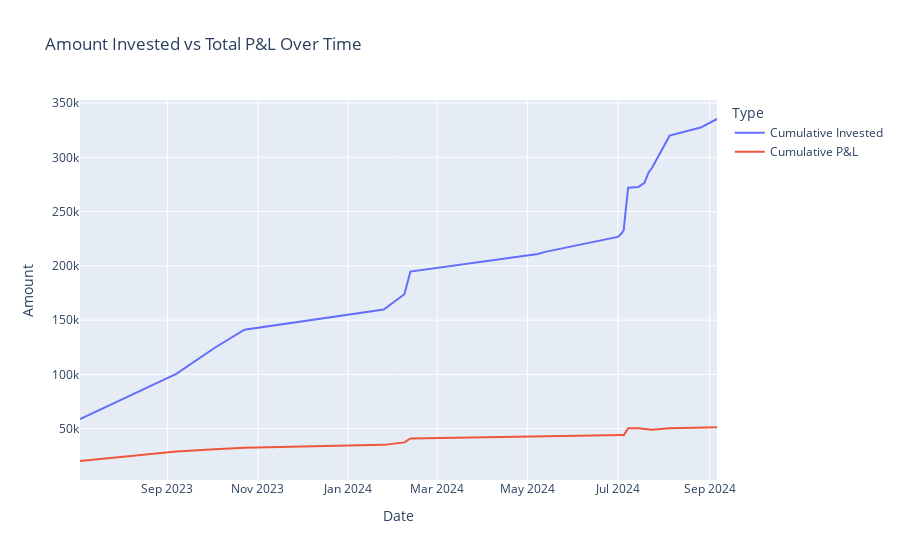

Notebook code cell kept with this figure:
### Code cell
# Sort data by 'Buy date' to ensure cumulative calculations are in order
df = df.sort_values(by='Buy date')

# Group by 'Buy date' and sum 'Buy value' and 'Unrealised P&L' for each date
investment_over_time = df.groupby('Buy date')[['Buy value', 'Unrealised P&L']].sum().reset_index()

# Calculate cumulative amount invested and cumulative P&L over time
investment_over_time['Cumulative Invested'] = investment_over_time['Buy value'].cumsum()
investment_over_time['Cumulative P&L'] = investment_over_time['Unrealised P&L'].cumsum()

# Create the line chart to show amount invested vs total P&L over time
fig = px.line(investment_over_time, x='Buy date', 
              y=['Cumulative Invested', 'Cumulative P&L'],
              labels={'value': 'Amount', 'variable': 'Type', 'Buy date': 'Date'},
              title='Amount Invested vs Total P&L Over Time')

# Show the plot
fig.show()

### Figure 1 — Plotly figure (JSON) as saved in the notebook; plotly's stock layout.template omitted (floating-point values rounded to 4 significant figures)
{"data": [{"hovertemplate": "Type=Cumulative Invested<br>Date=%{x}<br>Amount=%{y}<extra></extra>", "legendgroup": "Cumulative Invested", "line": {"color": "#636efa", "dash": "solid"}, "marker": {"symbol": "circle"}, "mode": "lines", "name": "Cumulative Invested", "orientation": "v", "showlegend": true, "type": "scatter", "x": ["2023-07-04T00:00:00", "2023-09-07T00:00:00", "2023-10-03T00:00:00", "2023-10-23T00:00:00", "2024-01-25T00:00:00", "2024-02-08T00:00:00", "2024-02-12T00:00:00", "2024-05-08T00:00:00", "2024-05-13T00:00:00", "2024-07-01T00:00:00", "2024-07-03T00:00:00", "2024-07-04T00:00:00", "2024-07-05T00:00:00", "2024-07-08T00:00:00", "2024-07-15T00:00:00", "2024-07-19T00:00:00", "2024-07-22T00:00:00", "2024-07-24T00:00:00", "2024-08-05T00:00:00", "2024-08-26T00:00:00", "2024-09-06T00:00:00"], "xaxis": "x", "y": [58760, 100400.0, 124600.0, 141100.0, 159800.0, 173900.0, 194700.0, 211000.0, 212900.0, 226700.0, 229200.0, 230500.0, 232800.0, 272100.0, 272700.0, 276500.0, 286500.0, 289900.0, 320000.0, 327400.0, 335300.0], "yaxis": "y"}, {"hovertemplate": "Type=Cumulative P&L<br>Date=%{x}<br>Amount=%{y}<extra></extra>", "legendgroup": "Cumulative P&L", "line": {"color": "#EF553B", "dash": "solid"}, "marker": {"symbol": "circle"}, "mode": "lines", "name": "Cumulative P&L", "orientation": "v", "showlegend": true, "type": "scatter", "x": ["2023-07-04T00:00:00", "2023-09-07T00:00:00", "2023-10-03T00:00:00", "2023-10-23T00:00:00", "2024-01-25T00:00:00", "2024-02-08T00:00:00", "2024-02-12T00:00:00", "2024-05-08T00:00:00", "2024-05-13T00:00:00", "2024-07-01T00:00:00", "2024-07-03T00:00:00", "2024-07-04T00:00:00", "2024-07-05T00:00:00", "2024-07-08T00:00:00", "2024-07-15T00:00:00", "2024-07-19T00:00:00", "2024-07-22T00:00:00", "2024-07-24T00:00:00", "2024-08-05T00:00:00", "2024-08-26T00:00:00", "2024-09-06T00:00:00"], "xaxis": "x", "y": [20210.0, 28930.0, 30970.0, 32430.0, 35060.0, 37330.0, 41040.0, 43270.0, 43450.0, 44280.0, 44520.0, 44260.0, 43830.0, 50440.0, 50280.0, 49890.0, 49380.0, 49110.0, 50330.0, 51250.0, 51250.0], "yaxis": "y"}], "layout": {"legend": {"title": {"text": "Type"}, "tracegroupgap": 0}, "title": {"text": "Amount Invested vs Total P&L Over Time"}, "xaxis": {"anchor": "y", "domain": [0, 1], "title": {"text": "Date"}}, "yaxis": {"anchor": "x", "domain": [0, 1], "title": {"text": "Amount"}}}}
